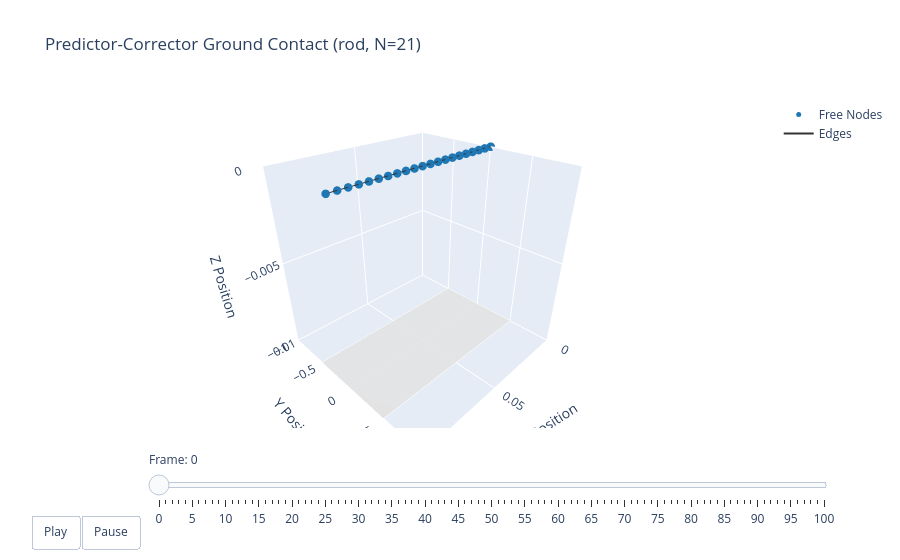

The notebook cell this image was saved under:
### Markdown cell above
### Visualization

### Code cell
options = dismech.AnimationOptions(
    title='Predictor-Corrector Ground Contact (rod, N=21)',
    # z_lim=(robot.env.ground_z + robot.env.ground_h - 1e-3,
    #        qs[:, 2::3].max() + 1e-3),
)

fig = dismech.get_interactive_animation_plotly(robot, t_arr, qs, options)
fig.show()

### Figure 1 — Plotly figure (JSON) as saved in the notebook; plotly's stock layout.template omitted (floating-point values rounded to 4 significant figures)
{"data": [{"marker": {"color": "#1f78b4", "size": 5}, "mode": "markers", "name": "Free Nodes", "type": "scatter3d", "x": [0.0, 0.005, 0.01, 0.015, 0.02, 0.025, 0.03, 0.035, 0.04, 0.045, 0.05, 0.055, 0.06, 0.065, 0.07, 0.075, 0.08, 0.085, 0.09, 0.095, 0.1], "y": [0.0, -0.0, -0.0, -0.0, -0.0, -0.0, -0.0, -0.0, -0.0, -0.0, 0.0, 0.0, 0.0, 0.0, 0.0, 0.0, 0.0, 0.0, 0.0, 0.0, 0.0], "z": [0.0, -0.0, -0.0, -0.0, -0.0, -0.0, -0.0, -0.0, -0.0, -0.0, 0.0, 0.0, 0.0, 0.0, 0.0, 0.0, 0.0, 0.0, 0.0, 0.0, 0.0]}, {"marker": {"color": "#e31a1c", "size": 5}, "mode": "markers", "name": "Fixed Nodes", "type": "scatter3d", "x": [], "y": [], "z": []}, {"line": {"color": "#333333", "width": 2}, "mode": "lines", "name": "Edges", "type": "scatter3d", "x": [0, 0.005, null, 0.005, 0.01, null, 0.01, 0.015, null, 0.015, 0.02, null, 0.02, 0.025, null, 0.025, 0.03, null, 0.03, 0.035, null, 0.035, 0.04, null, 0.04, 0.045, null, 0.045, 0.05, null, 0.05, 0.055, null, 0.055, 0.06, null, 0.06, 0.065, null, 0.065, 0.07, null, 0.07, 0.075, null, 0.075, 0.08, null, 0.08, 0.085, null, 0.085, 0.09, null, 0.09, 0.095, null, 0.095, 0.1, null], "y": [0, 0, null, 0, 0, null, 0, 0, null, 0, 0, null, 0, 0, null, 0, 0, null, 0, 0, null, 0, 0, null, 0, 0, null, 0, 0, null, 0, 0, null, 0, 0, null, 0, 0, null, 0, 0, null, 0, 0, null, 0, 0, null, 0, 0, null, 0, 0, null, 0, 0, null, 0, 0, null], "z": [0, 0, null, 0, 0, null, 0, 0, null, 0, 0, null, 0, 0, null, 0, 0, null, 0, 0, null, 0, 0, null, 0, 0, null, 0, 0, null, 0, 0, null, 0, 0, null, 0, 0, null, 0, 0, null, 0, 0, null, 0, 0, null, 0, 0, null, 0, 0, null, 0, 0, null, 0, 0, null]}, {"color": "rgba(166, 206, 227, 0.7)", "i": [], "j": [], "k": [], "name": "Faces", "opacity": 0.7, "showscale": false, "type": "mesh3d", "x": [0.0, 0.005, 0.01, 0.015, 0.02, 0.025, 0.03, 0.035, 0.04, 0.045, 0.05, 0.055, 0.06, 0.065, 0.07, 0.075, 0.08, 0.085, 0.09, 0.095, 0.1], "y": [0.0, -0.0, -0.0, -0.0, -0.0, -0.0, -0.0, -0.0, -0.0, -0.0, 0.0, 0.0, 0.0, 0.0, 0.0, 0.0, 0.0, 0.0, 0.0, 0.0, 0.0], "z": [0.0, -0.0, -0.0, -0.0, -0.0, -0.0, -0.0, -0.0, -0.0, -0.0, 0.0, 0.0, 0.0, 0.0, 0.0, 0.0, 0.0, 0.0, 0.0, 0.0, 0.0]}, {"colorscale": [[0, "lightgray"], [1, "lightgray"]], "opacity": 0.9, "showscale": false, "type": "surface", "x": [[-0.5, 0.6], [-0.5, 0.6]], "y": [[-0.5, -0.5], [0.5, 0.5]], "z": [[-0.01, -0.01], [-0.01, -0.01]]}], "layout": {"scene": {"camera": {"eye": {"x": 1.225, "y": 1.225, "z": 1.0}}, "xaxis": {"range": [-1.336e-28, 0.1], "title": {"text": "X Position"}}, "yaxis": {"range": [0, 0], "title": {"text": "Y Position"}}, "zaxis": {"range": [-0.01, 0], "title": {"text": "Z Position"}}}, "sliders": [{"currentvalue": {"prefix": "Frame: "}, "steps": [{"args": [["0"], {"frame": {"duration": 50, "redraw": true}, "mode": "immediate"}], "label": "0", "method": "animate"}, {"args": [["1"], {"frame": {"duration": 50, "redraw": true}, "mode": "immediate"}], "label": "1", "method": "animate"}, {"args": [["2"], {"frame": {"duration": 50, "redraw": true}, "mode": "immediate"}], "label": "2", "method": "animate"}, {"args": [["3"], {"frame": {"duration": 50, "redraw": true}, "mode": "immediate"}], "label": "3", "method": "animate"}, {"args": [["4"], {"frame": {"duration": 50, "redraw": true}, "mode": "immediate"}], "label": "4", "method": "animate"}, {"args": [["5"], {"frame": {"duration": 50, "redraw": true}, "mode": "immediate"}], "label": "5", "method": "animate"}, {"args": [["6"], {"frame": {"duration": 50, "redraw": true}, "mode": "immediate"}], "label": "6", "method": "animate"}, {"args": [["7"], {"frame": {"duration": 50, "redraw": true}, "mode": "immediate"}], "label": "7", "method": "animate"}, {"args": [["8"], {"frame": {"duration": 50, "redraw": true}, "mode": "immediate"}], "label": "8", "method": "animate"}, {"args": [["9"], {"frame": {"duration": 50, "redraw": true}, "mode": "immediate"}], "label": "9", "method": "animate"}, {"args": [["10"], {"frame": {"duration": 50, "redraw": true}, "mode": "immediate"}], "label": "10", "method": "animate"}, {"args": [["11"], {"frame": {"duration": 50, "redraw": true}, "mode": "immediate"}], "label": "11", "method": "animate"}, {"args": [["12"], {"frame": {"duration": 50, "redraw": true}, "mode": "immediate"}], "label": "12", "method": "animate"}, {"args": [["13"], {"frame": {"duration": 50, "redraw": true}, "mode": "immediate"}], "label": "13", "method": "animate"}, {"args": [["14"], {"frame": {"duration": 50, "redraw": true}, "mode": "immediate"}], "label": "14", "method": "animate"}, {"args": [["15"], {"frame": {"duration": 50, "redraw": true}, "mode": "immediate"}], "label": "15", "method": "animate"}, {"args": [["16"], {"frame": {"duration": 50, "redraw": true}, "mode": "immediate"}], "label": "16", "method": "animate"}, {"args": [["17"], {"frame": {"duration": 50, "redraw": true}, "mode": "immediate"}], "label": "17", "method": "animate"}, {"args": [["18"], {"frame": {"duration": 50, "redraw": true}, "mode": "immediate"}], "label": "18", "method": "animate"}, {"args": [["19"], {"frame": {"duration": 50, "redraw": true}, "mode": "immediate"}], "label": "19", "method": "animate"}, {"args": [["20"], {"frame": {"duration": 50, "redraw": true}, "mode": "immediate"}], "label": "20", "method": "animate"}, {"args": [["21"], {"frame": {"duration": 50, "redraw": true}, "mode": "immediate"}], "label": "21", "method": "animate"}, {"args": [["22"], {"frame": {"duration": 50, "redraw": true}, "mode": "immediate"}], "label": "22", "method": "animate"}, {"args": [["23"], {"frame": {"duration": 50, "redraw": true}, "mode": "immediate"}], "label": "23", "method": "animate"}, {"args": [["24"], {"frame": {"duration": 50, "redraw": true}, "mode": "immediate"}], "label": "24", "method": "animate"}, {"args": [["25"], {"frame": {"duration": 50, "redraw": true}, "mode": "immediate"}], "label": "25", "method": "animate"}, {"args": [["26"], {"frame": {"duration": 50, "redraw": true}, "mode": "immediate"}], "label": "26", "method": "animate"}, {"args": [["27"], {"frame": {"duration": 50, "redraw": true}, "mode": "immediate"}], "label": "27", "method": "animate"}, {"args": [["28"], {"frame": {"duration": 50, "redraw": true}, "mode": "immediate"}], "label": "28", "method": "animate"}, {"args": [["29"], {"frame": {"duration": 50, "redraw": true}, "mode": "immediate"}], "label": "29", "method": "animate"}, {"args": [["30"], {"frame": {"duration": 50, "redraw": true}, "mode": "immediate"}], "label": "30", "method": "animate"}, {"args": [["31"], {"frame": {"duration": 50, "redraw": true}, "mode": "immediate"}], "label": "31", "method": "animate"}, {"args": [["32"], {"frame": {"duration": 50, "redraw": true}, "mode": "immediate"}], "label": "32", "method": "animate"}, {"args": [["33"], {"frame": {"duration": 50, "redraw": true}, "mode": "immediate"}], "label": "33", "method": "animate"}, {"args": [["34"], {"frame": {"duration": 50, "redraw": true}, "mode": "immediate"}], "label": "34", "method": "animate"}, {"args": [["35"], {"frame": {"duration": 50, "redraw": true}, "mode": "immediate"}], "label": "35", "method": "animate"}, {"args": [["36"], {"frame": {"duration": 50, "redraw": true}, "mode": "immediate"}], "label": "36", "method": "animate"}, {"args": [["37"], {"frame": {"duration": 50, "redraw": true}, "mode": "immediate"}], "label": "37", "method": "animate"}, {"args": [["38"], {"frame": {"duration": 50, "redraw": true}, "mode": "immediate"}], "label": "38", "method": "animate"}, {"args": [["39"], {"frame": {"duration": 50, "redraw": true}, "mode": "immediate"}], "label": "39", "method": "animate"}, {"args": [["40"], {"frame": {"duration": 50, "redraw": true}, "mode": "immediate"}], "label": "40", "method": "animate"}, {"args": [["41"], {"frame": {"duration": 50, "redraw": true}, "mode": "immediate"}], "label": "41", "method": "animate"}, {"args": [["42"], {"frame": {"duration": 50, "redraw": true}, "mode": "immediate"}], "label": "42", "method": "animate"}, {"args": [["43"], {"frame": {"duration": 50, "redraw": true}, "mode": "immediate"}], "label": "43", "method": "animate"}, {"args": [["44"], {"frame": {"duration": 50, "redraw": true}, "mode": "immediate"}], "label": "44", "method": "animate"}, {"args": [["45"], {"frame": {"duration": 50, "redraw": true}, "mode": "immediate"}], "label": "45", "method": "animate"}, {"args": [["46"], {"frame": {"duration": 50, "redraw": true}, "mode": "immediate"}], "label": "46", "method": "animate"}, {"args": [["47"], {"frame": {"duration": 50, "redraw": true}, "mode": "immediate"}], "label": "47", "method": "animate"}, {"args": [["48"], {"frame": {"duration": 50, "redraw": true}, "mode": "immediate"}], "label": "48", "method": "animate"}, {"args": [["49"], {"frame": {"duration": 50, "redraw": true}, "mode": "immediate"}], "label": "49", "method": "animate"}, {"args": [["50"], {"frame": {"duration": 50, "redraw": true}, "mode": "immediate"}], "label": "50", "method": "animate"}, {"args": [["51"], {"frame": {"duration": 50, "redraw": true}, "mode": "immediate"}], "label": "51", "method": "animate"}, {"args": [["52"], {"frame": {"duration": 50, "redraw": true}, "mode": "immediate"}], "label": "52", "method": "animate"}, {"args": [["53"], {"frame": {"duration": 50, "redraw": true}, "mode": "immediate"}], "label": "53", "method": "animate"}, {"args": [["54"], {"frame": {"duration": 50, "redraw": true}, "mode": "immediate"}], "label": "54", "method": "animate"}, {"args": [["55"], {"frame": {"duration": 50, "redraw": true}, "mode": "immediate"}], "label": "55", "method": "animate"}, {"args": [["56"], {"frame": {"duration": 50, "redraw": true}, "mode": "immediate"}], "label": "56", "method": "animate"}, {"args": [["57"], {"frame": {"duration": 50, "redraw": true}, "mode": "immediate"}], "label": "57", "method": "animate"}, {"args": [["58"], {"frame": {"duration": 50, "redraw": true}, "mode": "immediate"}], "label": "58", "method": "animate"}, {"args": [["59"], {"frame": {"duration": 50, "redraw": true}, "mode": "immediate"}], "label": "59", "method": "animate"}, {"args": [["60"], {"frame": {"duration": 50, "redraw": true}, "mode": "immediate"}], "label": "60", "method": "animate"}, {"args": [["61"], {"frame": {"duration": 50, "redraw": true}, "mode": "immediate"}], "label": "61", "method": "animate"}, {"args": [["62"], {"frame": {"duration": 50, "redraw": true}, "mode": "immediate"}], "label": "62", "method": "animate"}, {"args": [["63"], {"frame": {"duration": 50, "redraw": true}, "mode": "immediate"}], "label": "63", "method": "animate"}, {"args": [["64"], {"frame": {"duration": 50, "redraw": true}, "mode": "immediate"}], "label": "64", "method": "animate"}, {"args": [["65"], {"frame": {"duration": 50, "redraw": true}, "mode": "immediate"}], "label": "65", "method": "animate"}, {"args": [["66"], {"frame": {"duration": 50, "redraw": true}, "mode": "immediate"}], "label": "66", "method": "animate"}, {"args": [["67"], {"frame": {"duration": 50, "redraw": true}, "mode": "immediate"}], "label": "67", "method": "animate"}, {"args": [["68"], {"frame": {"duration": 50, "redraw": true}, "mode": "immediate"}], "label": "68", "method": "animate"}, {"args": [["69"], {"frame": {"duration": 50, "redraw": true}, "mode": "immediate"}], "label": "69", "method": "animate"}, {"args": [["70"], {"frame": {"duration": 50, "redraw": true}, "mode": "immediate"}], "label": "70", "method": "animate"}, {"args": [["71"], {"frame": {"duration": 50, "redraw": true}, "mode": "immediate"}], "label": "71", "method": "animate"}, {"args": [["72"], {"frame": {"duration": 50, "redraw": true}, "mode": "immediate"}], "label": "72", "method": "animate"}, {"args": [["73"], {"frame": {"duration": 50, "redraw": true}, "mode": "immediate"}], "label": "73", "method": "animate"}, {"args": [["74"], {"frame": {"duration": 50, "redraw": true}, "mode": "immediate"}], "label": "74", "method": "animate"}, {"args": [["75"], {"frame": {"duration": 50, "redraw": true}, "mode": "immediate"}], "label": "75", "method": "animate"}, {"args": [["76"], {"frame": {"duration": 50, "redraw": true}, "mode": "immediate"}], "label": "76", "method": "animate"}, {"args": [["77"], {"frame": {"duration": 50, "redraw": true}, "mode": "immediate"}], "label": "77", "method": "animate"}, {"args": [["78"], {"frame": {"duration": 50, "redraw": true}, "mode": "immediate"}], "label": "78", "method": "animate"}, {"args": [["79"], {"frame": {"duration": 50, "redraw": true}, "mode": "immediate"}], "label": "79", "method": "animate"}, {"args": [["80"], {"frame": {"duration": 50, "redraw": true}, "mode": "immediate"}], "label": "80", "method": "animate"}, {"args": [["81"], {"frame": {"duration": 50, "redraw": true}, "mode": "immediate"}], "label": "81", "method": "animate"}, {"args": [["82"], {"frame": {"duration": 50, "redraw": true}, "mode": "immediate"}], "label": "82", "method": "animate"}, {"args": [["83"], {"frame": {"duration": 50, "redraw": true}, "mode": "immediate"}], "label": "83", "method": "animate"}, {"args": [["84"], {"frame": {"duration": 50, "redraw": true}, "mode": "immediate"}], "label": "84", "method": "animate"}, {"args": [["85"], {"frame": {"duration": 50, "redraw": true}, "mode": "immediate"}], "label": "85", "method": "animate"}, {"args": [["86"], {"frame": {"duration": 50, "redraw": true}, "mode": "immediate"}], "label": "86", "method": "animate"}, {"args": [["87"], {"frame": {"duration": 50, "redraw": true}, "mode": "immediate"}], "label": "87", "method": "animate"}, {"args": [["88"], {"frame": {"duration": 50, "redraw": true}, "mode": "immediate"}], "label": "88", "method": "animate"}, {"args": [["89"], {"frame": {"duration": 50, "redraw": true}, "mode": "immediate"}], "label": "89", "method": "animate"}, {"args": [["90"], {"frame": {"duration": 50, "redraw": true}, "mode": "immediate"}], "label": "90", "method": "animate"}, {"args": [["91"], {"frame": {"duration": 50, "redraw": true}, "mode": "immediate"}], "label": "91", "method": "animate"}, {"args": [["92"], {"frame": {"duration": 50, "redraw": true}, "mode": "immediate"}], "label": "92", "method": "animate"}, {"args": [["93"], {"frame": {"duration": 50, "redraw": true}, "mode": "immediate"}], "label": "93", "method": "animate"}, {"args": [["94"], {"frame": {"duration": 50, "redraw": true}, "mode": "immediate"}], "label": "94", "method": "animate"}, {"args": [["95"], {"frame": {"duration": 50, "redraw": true}, "mode": "immediate"}], "label": "95", "method": "animate"}, {"args": [["96"], {"frame": {"duration": 50, "redraw": true}, "mode": "immediate"}], "label": "96", "method": "animate"}, {"args": [["97"], {"frame": {"duration": 50, "redraw": true}, "mode": "immediate"}], "label": "97", "method": "animate"}, {"args": [["98"], {"frame": {"duration": 50, "redraw": true}, "mode": "immediate"}], "label": "98", "method": "animate"}, {"args": [["99"], {"frame": {"duration": 50, "redraw": true}, "mode": "immediate"}], "label": "99", "method": "animate"}, {"args": [["100"], {"frame": {"duration": 50, "redraw": true}, "mode": "immediate"}], "label": "100", "method": "animate"}], "transition": {"duration": 0}, "x": 0.1, "y": 0}], "title": {"text": "Predictor-Corrector Ground Contact (rod, N=21)"}, "updatemenus": [{"buttons": [{"args": [null, {"frame": {"duration": 50, "redraw": true}, "fromcurrent": true}], "label": "Play", "method": "animate"}, {"args": [[null], {"frame": {"duration": 0, "redraw": true}, "mode": "immediate"}], "label": "Pause", "method": "animate"}], "direction": "left", "pad": {"r": 10, "t": 87}, "showactive": false, "type": "buttons", "x": 0.1, "xanchor": "right", "y": 0, "yanchor": "top"}]}}
